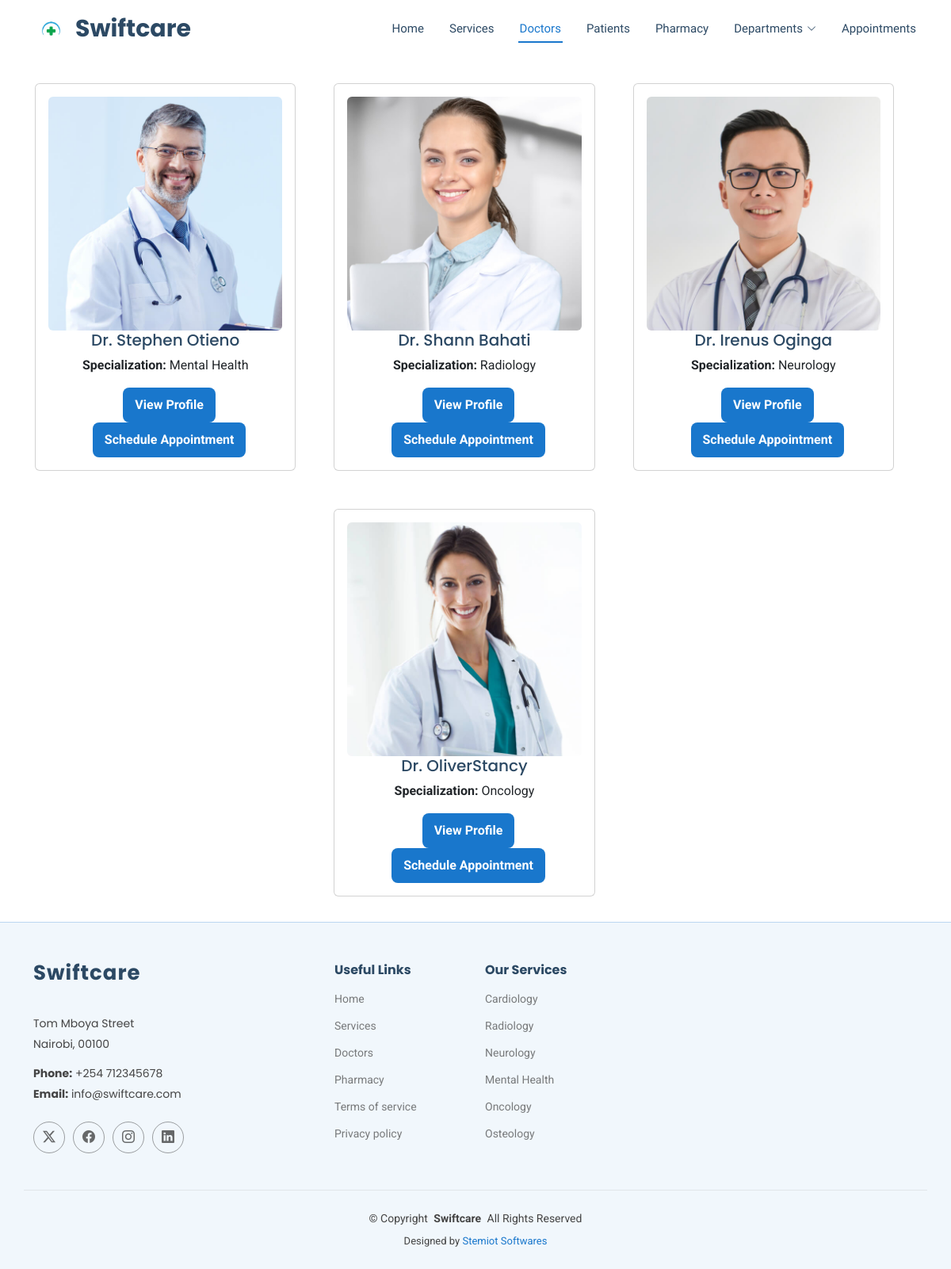
Before: /doctors/ (signed in) with the older database file.
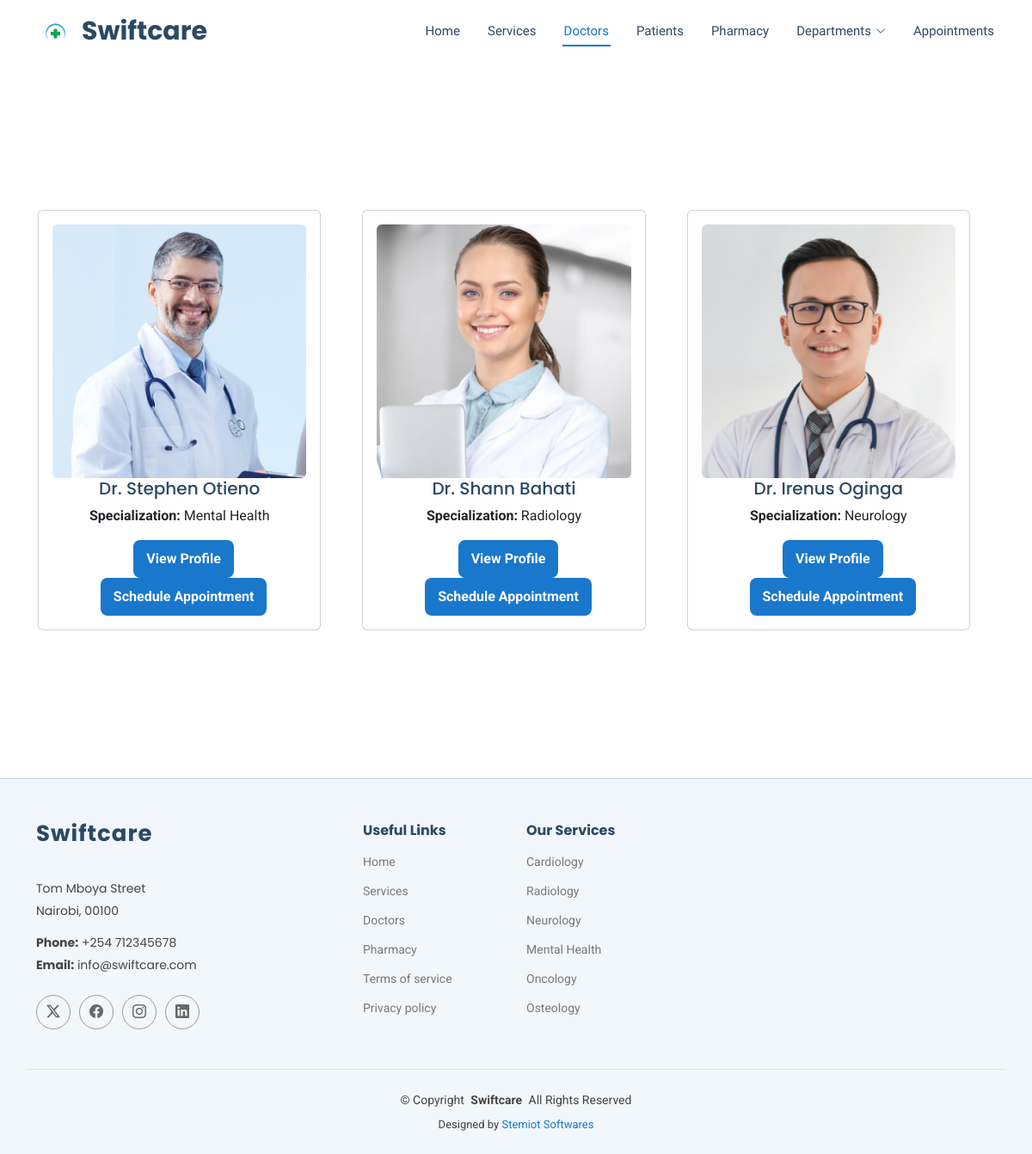
After: the same page with the newer database file.
### swiftcare/models.py (models this page shows, shortened)
class Doctor(models.Model):
    doctor_name = models.CharField(max_length=100)
    doctor_email = models.EmailField()
    doctor_contact = models.CharField(max_length=50)
    SPECIALIZATION_CHOICES = [
        ('Cardiology', 'Cardiology'),
        ('Radiology', 'Radiology'),
        ('Neurology', 'Neurology'),
        ('Mental Health', 'Mental Health'),
        ('Oncology', 'Oncology'),
        ('Osteology', 'Osteology'),
    ]
    doctor_specialization = models.CharField(max_length=50, choices=SPECIALIZATION_CHOICES, default='cardiology')
    AVAILABILITY_CHOICES = [
        ('7am-1pm', '7am-1pm'),
        ('1pm-6pm', '1pm-6pm'),
        ('6pm-9pm', '6pm-9pm'),
        ('9pm-7am', '9pm-7am'),
    ]
    doctor_availability = models.CharField(max_length=50, choices=AVAILABILITY_CHOICES, default='7am-1pm')
    doctor_image = models.ImageField(upload_to='doctors/')

### swiftcare/views.py (the view)
# urls.py: path('doctors/',views.view_doctors,name='doctors'),
@login_required(login_url="login")
def view_doctors(request):
    doctors = Doctor.objects.all()
    return render(request,'doctors.html',{'doctors':doctors})

### swiftcare/templates/doctors.html (shortened to what the changed rows need)
{% load static %}
<!DOCTYPE html>
<html lang="en">
<head>
  <link href="{% static 'assets/vendor/bootstrap/css/bootstrap.min.css' %}" rel="stylesheet">
  <link href="{% static 'assets/vendor/bootstrap-icons/bootstrap-icons.css' %}" rel="stylesheet">
  <link href="{%  static 'assets/vendor/aos/aos.css' %}" rel="stylesheet">
  <link href="{%  static 'assets/vendor/fontawesome-free/css/all.min.css' %}" rel="stylesheet">
  <link href="{%  static 'assets/vendor/glightbox/css/glightbox.min.css' %}" rel="stylesheet">
  <link href="{%  static 'assets/vendor/swiper/swiper-bundle.min.css' %}" rel="stylesheet">
  <link href="{%  static 'assets/css/main.css' %}" rel="stylesheet">
</head>
<body class="index-page">
  <header id="header" class="header sticky-top">
    <div class="branding d-flex align-items-center">
      <div class="container position-relative d-flex align-items-center justify-content-between">
        <a href="{% url 'homepage' %}" class="logo d-flex align-items-center me-auto">
          <h1 class="sitename">Swiftcare</h1>
        </a>
      </div>
    </div>
  </header>
<main>
<div class="container m-3 d-flex justify-content-center align-items-center" style="min-height: 100vh;">
    <div class="row justify-content-center g-3">
        {% for doctor in doctors %}
            <div class="col-md-4">
                <div class="card doctor-card m-3">
                    <div class="card-body text-center">
                        {% if doctor.doctor_image %}
                            <img src="{{ doctor.doctor_image.url }}" class="img-fluid rounded doctor-image" alt="Doctor Image">
                        {% else %}
                            <img src="/media/doctors/default.jpg" class="img-fluid rounded doctor-image" alt="Default Doctor Image">
                        {% endif %}
                        <h5 class="doctor-name">{{ doctor.doctor_name }}</h5>
                        <p class="doctor-specialization"><b>Specialization:</b> {{ doctor.doctor_specialization }}</p>
                        <button class="btn profile-btn">View Profile</button>
                           <a href="{% url 'book_appointment' doctor.id %}">
    <button class="btn appointment_btn">Schedule Appointment</button>
</a>
                    </div>
                </div>
            </div>
        {% endfor %}
    </div>
</div>
</main>
</body>
</html>

Changed rows visible on the page:
removed Doctor: doctor_image (picture), doctor_name "Dr. OliverStancy", doctor_specialization "Oncology"
